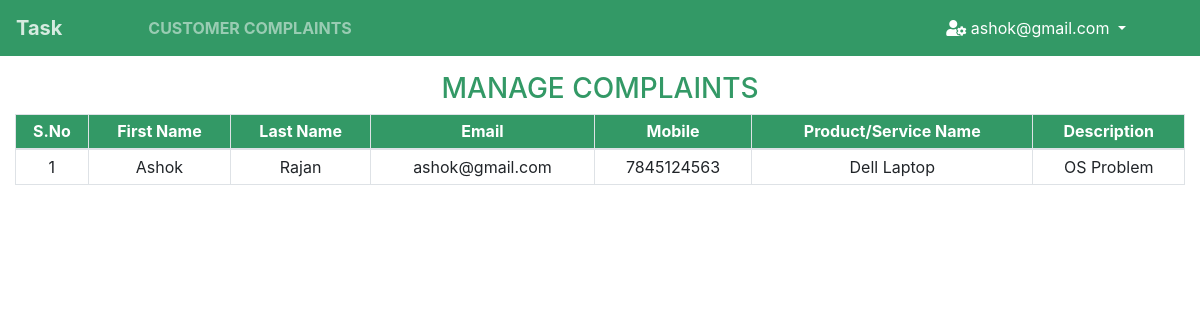
Page /managecomplaint.php (signed in) on the committed database.
### tables this page shows
CREATE TABLE `complaints` (
  `id` int(11) NOT NULL,
  `cid` int(11) NOT NULL,
  `servicename` varchar(100) NOT NULL,
  `description` text NOT NULL
);

CREATE TABLE `customer` (
  `id` int(11) NOT NULL,
  `firstname` varchar(30) NOT NULL,
  `lastname` varchar(30) NOT NULL,
  `gender` varchar(10) NOT NULL,
  `address` text NOT NULL,
  `zipcode` int(11) NOT NULL,
  `email` varchar(30) NOT NULL,
  `mobile` varchar(15) NOT NULL
);

### managecomplaint.php (the view, shortened to what this page needs)
<?php
	include "header.php";
	include "connect.php";
?>
	<h3 id="heading">MANAGE COMPLAINTS</h3>
	<div class="table-responsive">
		<table class="table table-bordered table-sm">
			<thead class="thead">
				<tr>
					<th>S.No</th>
					<th>First Name</th>
					<th>Last Name</th>
					<th>Email</th>
					<th>Mobile</th>
					<th>Product/Service Name</th>
					<th>Description</th>
				</tr>
			</thead>
			<?php
				$result=mysql_query("select * from complaints",$con);
				for($i=1;$row=mysql_fetch_array($result);)
				{
					$res11=mysql_query("select * from customer where id='" . $row["cid"] . "'",$con);
					$row11=mysql_fetch_array($res11);
			?>
			<tbody id="data">
				<tr>
					<td><?php echo $i++; ?></td>
					<td><?php echo $row11["firstname"]; ?></td>
					<td><?php echo $row11["lastname"]; ?></td>
					<td><?php echo $row11["email"]; ?></td>
					<td><?php echo $row11["mobile"]; ?></td>
					<td><?php echo $row["servicename"]; ?></td>
					<td><?php echo $row["description"]; ?></td>
				</tr>
			</tbody>
			<?php
				}
			?>
		</table>
	</div>

### managecomplaint.php (style rules this page uses)
#heading { color:#339966; text-align:center; }
.thead { background-color:#339966; color:#fff; text-align:center; }
#data { text-align:center; }

### rows in the picture
complaints: customer.firstname "Ashok", customer.lastname "Rajan", customer.email "ashok@gmail.com", customer.mobile "7845124563", servicename "Dell Laptop", description "OS Problem"

### other values in the picture
$_SESSION["name"] "ashok@gmail.com"
